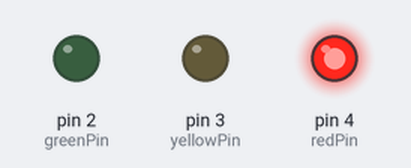
Simulated run of this sketch. Board: Arduino Uno, built with avr-gcc and run on an emulated ATmega328P. Parts: output pins drawn as LEDs (lit = HIGH).

Above: at 5.0 s.
At 11.0 s:
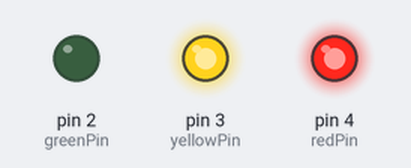
At 17.0 s:
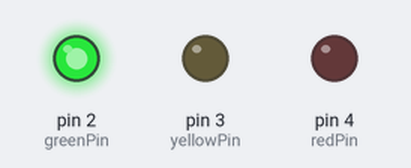
At 23.0 s:
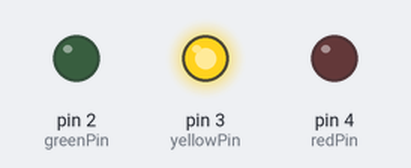
Timing chart, 0 to 31.2 s (numbered marks = the images above):
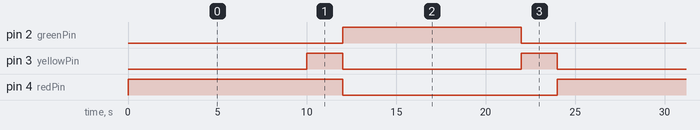

Measured:
- by itself, pin 2 (greenPin): alternates HIGH for 10.0 s and LOW for 14.0 s
- by itself, pin 3 (yellowPin): alternates HIGH for 2.0 s and LOW for 10.0 s
- by itself, pin 4 (redPin): alternates HIGH for 12.0 s and LOW for 12.0 s

The sketch:

Traffic_Light_Controller.ino
```cpp
int redPin = 4;
int yellowPin = 3;
int greenPin = 2;

void setup() {
pinMode(redPin, OUTPUT);
pinMode(yellowPin, OUTPUT);
pinMode(greenPin, OUTPUT);
}

void loop() {
// turn the red light on
digitalWrite(redPin, HIGH);
delay(10000); // wait 5 seconds

digitalWrite(yellowPin, HIGH); // turn on yellow
delay(2000); // wait 2 seconds

digitalWrite(greenPin, HIGH); // turn green on
digitalWrite(redPin, LOW); // turn red off
digitalWrite(yellowPin, LOW); // turn yellow off
delay(10000); // wait ledDelay milliseconds

digitalWrite(yellowPin, HIGH); // turn yellow on
digitalWrite(greenPin, LOW); // turn green off
delay(2000); // wait 2 seconds

digitalWrite(yellowPin, LOW); // turn yellow off

}
```
